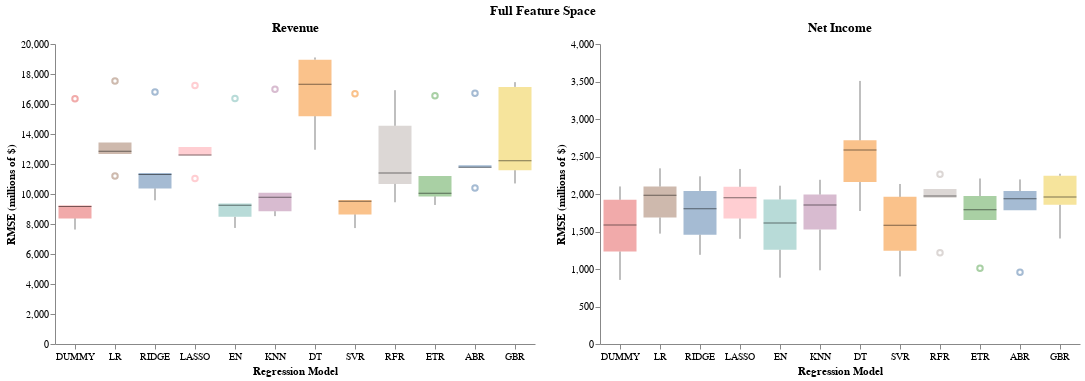

Notebook code cell kept with this figure:
### Code cell
full_chart4 = (rev_chart4 | ear_chart4).properties(
    title=alt.TitleParams('Full Feature Space', anchor='middle'))
full_chart3.configure_view(stroke=None)

### Figure 1 — Vega-Lite specification as saved in the notebook (floating-point values rounded to 4 significant figures)
{"config": {"view": {"continuousWidth": 300, "continuousHeight": 300, "stroke": null}}, "hconcat": [{"data": {"name": "data-828819fa62ecb64ce8813fd799f2e353"}, "mark": {"type": "boxplot", "median": {"color": "black", "strokeWidth": 3}, "opacity": 0.5, "size": 33}, "encoding": {"color": {"field": "model", "legend": null, "type": "nominal"}, "x": {"axis": {"grid": false, "labelAngle": 0}, "field": "model", "sort": ["DUMMY", "LR", "RIDGE", "LASSO", "EN", "KNN", "DT", "SVR", "RFR", "ETR", "ABR", "GBR"], "title": "Regression Model", "type": "nominal"}, "y": {"axis": {"grid": false}, "field": "rmse", "title": "RMSE (millions of $)", "type": "quantitative"}}, "height": 300, "title": "Revenue", "width": 480}, {"data": {"name": "data-e8780a50e5a2c4e66b40e1ee710d50d1"}, "mark": {"type": "boxplot", "median": {"color": "black", "strokeWidth": 3}, "opacity": 0.5, "size": 33}, "encoding": {"color": {"field": "model", "legend": null, "type": "nominal"}, "x": {"axis": {"grid": false, "labelAngle": 0}, "field": "model", "sort": ["DUMMY", "LR", "RIDGE", "LASSO", "EN", "KNN", "DT", "SVR", "RFR", "ETR", "ABR", "GBR"], "title": "Regression Model", "type": "nominal"}, "y": {"axis": {"grid": false}, "field": "rmse", "title": "RMSE (millions of $)", "type": "quantitative"}}, "height": 300, "title": "Net Income", "width": 480}], "title": {"text": "Full Feature Space", "anchor": "middle"}, "$schema": "https://vega.github.io/schema/vega-lite/v5.20.1.json", "datasets": {"data-828819fa62ecb64ce8813fd799f2e353": [{"model": "DUMMY", "rmse": 9172.0}, {"model": "DUMMY", "rmse": 9235.0}, {"model": "DUMMY", "rmse": 7629.0}, {"model": "DUMMY", "rmse": 8374.0}, {"model": "DUMMY", "rmse": 16360.0}, {"model": "LR", "rmse": 13430.0}, {"model": "LR", "rmse": 12860.0}, {"model": "LR", "rmse": 11190.0}, {"model": "LR", "rmse": 12670.0}, {"model": "LR", "rmse": 17540.0}, {"model": "RIDGE", "rmse": 11400.0}, {"model": "RIDGE", "rmse": 11300.0}, {"model": "RIDGE", "rmse": 9579.0}, {"model": "RIDGE", "rmse": 10370.0}, {"model": "RIDGE", "rmse": 16800.0}, {"model": "LASSO", "rmse": 13130.0}, {"model": "LASSO", "rmse": 12560.0}, {"model": "LASSO", "rmse": 11040.0}, {"model": "LASSO", "rmse": 12610.0}, {"model": "LASSO", "rmse": 17240.0}, {"model": "EN", "rmse": 9249.0}, {"model": "EN", "rmse": 9375.0}, {"model": "EN", "rmse": 7736.0}, {"model": "EN", "rmse": 8477.0}, {"model": "EN", "rmse": 16370.0}, {"model": "KNN", "rmse": 10090.0}, {"model": "KNN", "rmse": 9778.0}, {"model": "KNN", "rmse": 8523.0}, {"model": "KNN", "rmse": 8852.0}, {"model": "KNN", "rmse": 16990.0}, {"model": "DT", "rmse": 15190.0}, {"model": "DT", "rmse": 19100.0}, {"model": "DT", "rmse": 12950.0}, {"model": "DT", "rmse": 17310.0}, {"model": "DT", "rmse": 18960.0}, {"model": "SVR", "rmse": 9518.0}, {"model": "SVR", "rmse": 9605.0}, {"model": "SVR", "rmse": 7729.0}, {"model": "SVR", "rmse": 8639.0}, {"model": "SVR", "rmse": 16680.0}, {"model": "RFR", "rmse": 11400.0}, {"model": "RFR", "rmse": 14550.0}, {"model": "RFR", "rmse": 9449.0}, {"model": "RFR", "rmse": 10670.0}, {"model": "RFR", "rmse": 16920.0}, {"model": "ETR", "rmse": 11200.0}, {"model": "ETR", "rmse": 9838.0}, {"model": "ETR", "rmse": 9270.0}, {"model": "ETR", "rmse": 10050.0}, {"model": "ETR", "rmse": 16540.0}, {"model": "ABR", "rmse": 11780.0}, {"model": "ABR", "rmse": 11770.0}, {"model": "ABR", "rmse": 10400.0}, {"model": "ABR", "rmse": 11920.0}, {"model": "ABR", "rmse": 16710.0}, {"model": "GBR", "rmse": 12210.0}, {"model": "GBR", "rmse": 17140.0}, {"model": "GBR", "rmse": 10700.0}, {"model": "GBR", "rmse": 11590.0}, {"model": "GBR", "rmse": 17460.0}], "data-e8780a50e5a2c4e66b40e1ee710d50d1": [{"model": "DUMMY", "rmse": 2101.0}, {"model": "DUMMY", "rmse": 854.4}, {"model": "DUMMY", "rmse": 1588.0}, {"model": "DUMMY", "rmse": 1233.0}, {"model": "DUMMY", "rmse": 1923.0}, {"model": "LR", "rmse": 2342.0}, {"model": "LR", "rmse": 1472.0}, {"model": "LR", "rmse": 1983.0}, {"model": "LR", "rmse": 1686.0}, {"model": "LR", "rmse": 2100.0}, {"model": "RIDGE", "rmse": 2236.0}, {"model": "RIDGE", "rmse": 1189.0}, {"model": "RIDGE", "rmse": 1804.0}, {"model": "RIDGE", "rmse": 1457.0}, {"model": "RIDGE", "rmse": 2041.0}, {"model": "LASSO", "rmse": 2334.0}, {"model": "LASSO", "rmse": 1403.0}, {"model": "LASSO", "rmse": 1949.0}, {"model": "LASSO", "rmse": 1674.0}, {"model": "LASSO", "rmse": 2095.0}, {"model": "EN", "rmse": 2111.0}, {"model": "EN", "rmse": 884.3}, {"model": "EN", "rmse": 1612.0}, {"model": "EN", "rmse": 1257.0}, {"model": "EN", "rmse": 1927.0}, {"model": "KNN", "rmse": 2189.0}, {"model": "KNN", "rmse": 982.4}, {"model": "KNN", "rmse": 1854.0}, {"model": "KNN", "rmse": 1525.0}, {"model": "KNN", "rmse": 1993.0}, {"model": "DT", "rmse": 2715.0}, {"model": "DT", "rmse": 1773.0}, {"model": "DT", "rmse": 2586.0}, {"model": "DT", "rmse": 3508.0}, {"model": "DT", "rmse": 2159.0}, {"model": "SVR", "rmse": 2133.0}, {"model": "SVR", "rmse": 900.9}, {"model": "SVR", "rmse": 1584.0}, {"model": "SVR", "rmse": 1244.0}, {"model": "SVR", "rmse": 1962.0}, {"model": "RFR", "rmse": 2265.0}, {"model": "RFR", "rmse": 1216.0}, {"model": "RFR", "rmse": 1950.0}, {"model": "RFR", "rmse": 2067.0}, {"model": "RFR", "rmse": 1972.0}, {"model": "ETR", "rmse": 2207.0}, {"model": "ETR", "rmse": 1011.0}, {"model": "ETR", "rmse": 1791.0}, {"model": "ETR", "rmse": 1653.0}, {"model": "ETR", "rmse": 1973.0}, {"model": "ABR", "rmse": 2194.0}, {"model": "ABR", "rmse": 955.8}, {"model": "ABR", "rmse": 1785.0}, {"model": "ABR", "rmse": 2039.0}, {"model": "ABR", "rmse": 1938.0}, {"model": "GBR", "rmse": 2270.0}, {"model": "GBR", "rmse": 1407.0}, {"model": "GBR", "rmse": 1856.0}, {"model": "GBR", "rmse": 2243.0}, {"model": "GBR", "rmse": 1959.0}]}}
